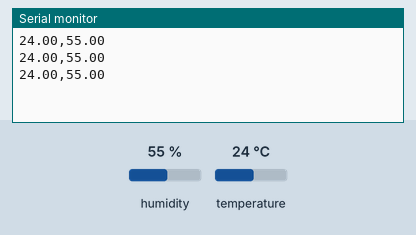
Simulated run of this sketch. Board: Arduino Uno, built with avr-gcc and run on an emulated ATmega328P. Parts: the last lines printed to the serial monitor. The inputs (shaded band) are chosen by the test bench; at power-on: humidity 55 %, temperature 24 °C.

Above: at 3.8 s.
3.9 s: humidity set to 22 %
At 6.6 s:
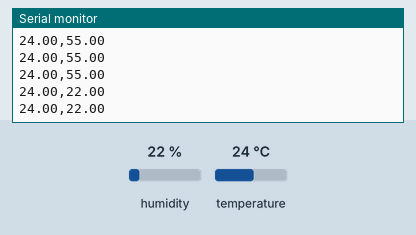
6.8 s: temperature set to 12 °C
At 8.6 s:
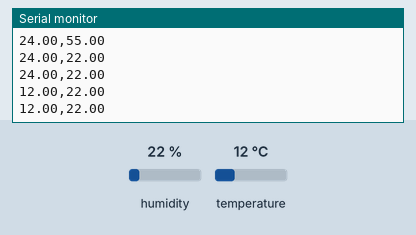
9.7 s: humidity set to 40 %
At 11.0 s:
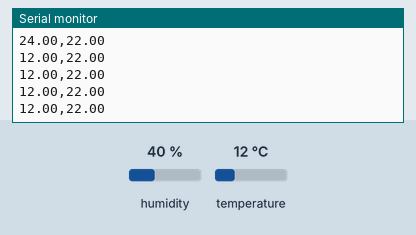
Timing chart, 0 to 12.7 s (numbered marks = the images above; inputs shaded):
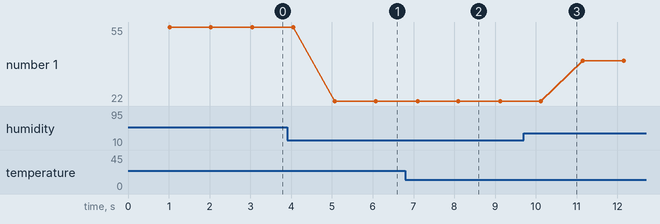

Measured:
- after the input at 3.9 s, the serial monitor: prints a new line after 1.2 s (image 1)
- after the input at 6.8 s, the serial monitor: prints a new line after 0.30 s (image 2)
- plotted number 1: 55 → 22 after the input at 3.9 s, 22 → 40 after the input at 9.7 s

The sketch:

DHT11.ino
```cpp
#include "DHT.h"

#define DHTPIN 4
#define DHTTYPE DHT11

DHT dht(DHTPIN, DHTTYPE);

void setup() {
  Serial.begin(9600);
  dht.begin();
}

void loop() {
  delay(1000);
  float h = dht.readHumidity();
  float t = dht.readTemperature();

  if (isnan(h) || isnan(t)) {
    Serial.println("Error");
    return;
  }
  Serial.print(t, 2);
  Serial.print(",");
  Serial.println(h, 2);
}
```
